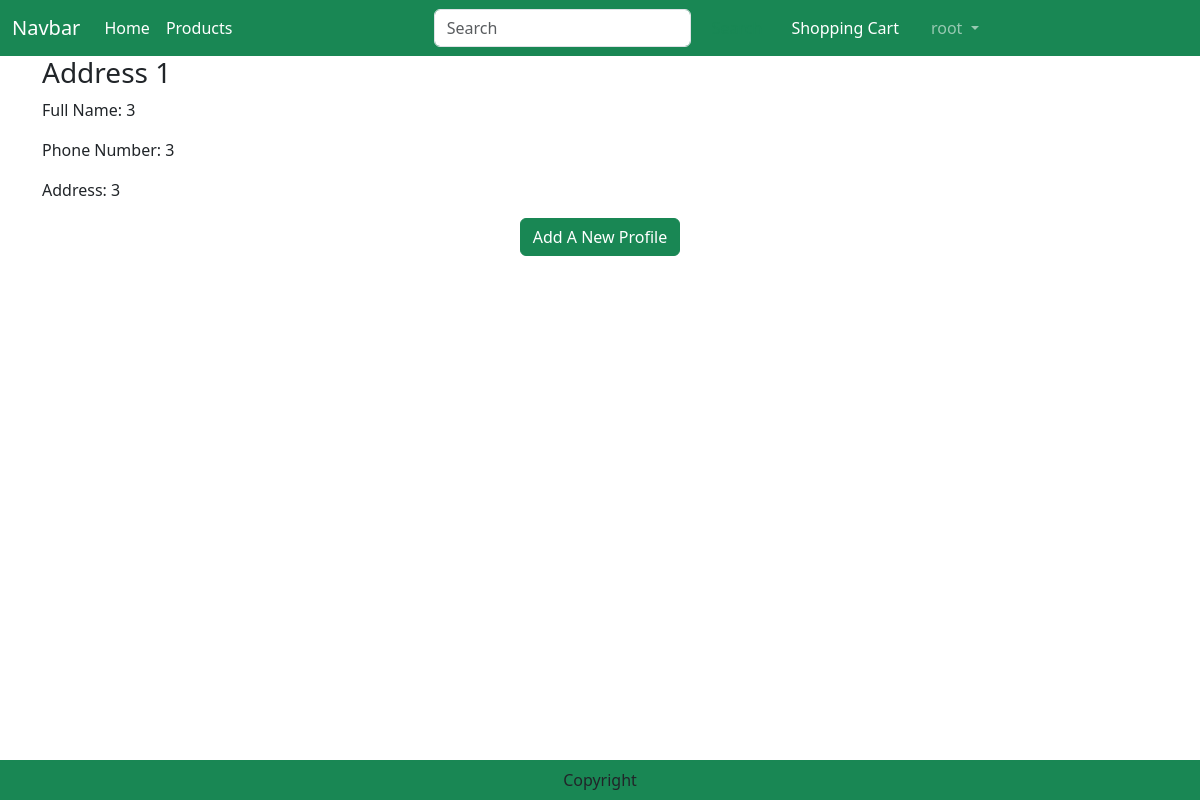
/accounts/profile/ (signed in), run on the app's committed database.
### customers/models.py (models this page shows, shortened)
class Customer(models.Model):
    user = models.ForeignKey(User,on_delete=models.CASCADE)
    fullName = models.CharField(max_length=60)
    phoneNum = models.CharField(max_length=11)
    address = models.CharField(max_length=150)

### customers/views.py (the view)
# urls.py: path('profile/', views.CustomerProfileView.as_view(), name='profile'),
class CustomerProfileView(View):
    def get(self, request):
        profiles = Customer.objects.filter(user=request.user)
        context = {
            'profiles': profiles,
         }
        return render(request, 'profile.html', context)

### templates/profile.html (shortened to what this page needs)
{% extends 'base.html' %}
{% load static %}
{% block main-content %}
<div class="container my-5>
    <div class="col-sm-8 offset-sm-1">
        <div class="row">
            {% for profile in profiles %}
            <div class="col-sm-6"}
                <div class="card m-2">
                    <div class="card-body">
                        <h3> Address {{forloop.counter}} </h3>
                        <p>Full Name: {{profile.fullName}} </p>
                        <p>Phone Number: {{profile.phoneNum}} </p>
                        <p>Address: {{profile.address}} </p>
                    </div>
                </div>
            </div>
            {% endfor %}
        </div>
    <div class="buttom row flex">
        <p class="text-center"><a href="{% url 'profileAdd' %}" type="button" class="btn btn-success">Add A New Profile</a></p>
    </div>
{% endblock main-content %}

### templates/base.html (shortened to what this page needs)
<!DOCTYPE html>
{% load static %}
<html lang="en">
<head>
    <link href="https://cdn.jsdelivr.net/npm/bootstrap@5.3.0-alpha1/dist/css/bootstrap.min.css" rel="stylesheet">
    <link rel="stylesheet" href="{% static 'css/owl.carousel.min.css' %}">
    <link rel="stylesheet" href="{% static 'css/all.min.css' %}">
    <link rel="stylesheet" href="{% static 'css/style.css' %}">
</head>
<body>
    <nav class="navbar navbar-expand-lg navbar-dark bg-success">
        <div class="container-fluid">
          <a class="navbar-brand" href="#">Navbar</a>
          <div class="collapse navbar-collapse" id="navbarSupportedContent">
            <ul class="navbar-nav me-auto mb-2 mb-lg-0">
              <li class="nav-item">
                <a class="nav-link active" aria-current="page" href="{% url 'products:home' %}">Home</a>
              </li>
              <li class="nav-item">
                <a class="nav-link text-white" href="{% url 'products:products' 1 %}">Products</a>
              </li>
            </ul>
            <form class="d-flex" role="search" action="/search">
              <input class="form-control me-2" type="search" placeholder="Search" name="search" aria-label="Search">
              <button class="btn btn-outline-success" type="submit">Search</button>
            </form>
            <ul class="navbar-nav me-auto mb-2 mb-lg-0">
              {% if user.is_authenticated %}
                <li class="nav-item mx-2">
                    <a class="nav-link text-white" href="{% url 'shoppingcart' %}">Shopping Cart</a>
                </li>
                <li class="nav-item dropdown mx-2">
                    <a class="nav-link dropdown-toggle" href="#" role="button" data-bs-toggle="dropdown" aria-expanded="false">
                      {{ user.username }}
                    </a>
                </li>
              {% endif %}
              </ul>
          </div>
        </div>
      </nav>
      {% block main-content %}{% endblock main-content %}
    <footer class="container-fluid fixed-bottom bg-success text-center p-2 mt-5">
        Copyright
    </footer>
</body>
</html>

### data on the page
Customer: fullName "3", phoneNum "3", address "3"

### other printed values
{{ user.username }} "root"
